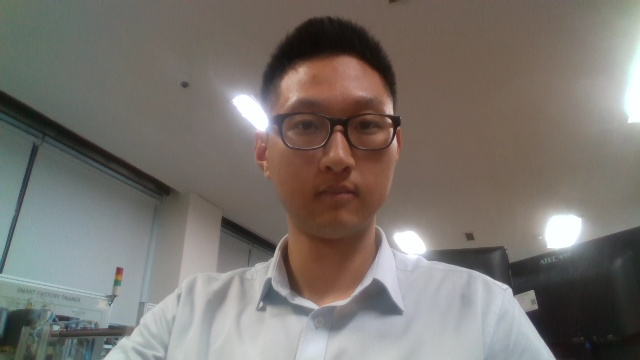
#> input picture class01/mini-project/02_Gong&Lee/images/Gong.jpg, 640 x 360 px, given in place of the camera
$ python opencv.py
#> lines starting #> are read from the running program, lines starting #| are printed output that depends on the picture; after the words box and inside, x2 and y2 are one past the last pixel; in counts of white or black regions, pixels touching at a corner belong together
import cv2
import numpy as np

# 카메라를 엽니다.
cap = cv2.VideoCapture(0)  # 0은 기본 카메라를 의미합니다. 만약 다른 카메라를 사용하려면 숫자를 바꿔주세요.

while True:
    # 카메라로부터 프레임을 읽어옵니다.
    ret, frame = cap.read()
#> frame is the input picture: shape (360, 640, 3); mean B, G, R 109.6, 115.1, 120.8

    # 프레임이 올바르게 읽어와졌는지 확인합니다.
    if not ret:
        print("카메라에서 프레임을 읽지 못했습니다. 종료합니다.")
        break

    # 회색조 이미지로 변환합니다.
    gray = cv2.cvtColor(frame, cv2.COLOR_BGR2GRAY)
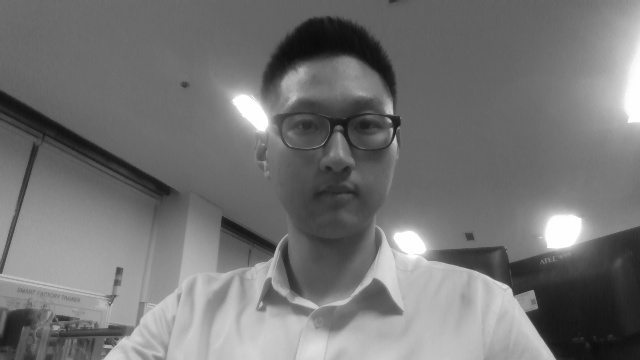
#> gray: shape (360, 640); min 10, max 255, mean 116.2

    # 원 검출을 위한 Hough 변환을 적용합니다.
    circles = cv2.HoughCircles(gray, cv2.HOUGH_GRADIENT, 1, 50,
                               param1=150, param2=40, minRadius=50, maxRadius=150)
#> circles = None

    # 검출된 원이 있을 경우에만 그리기 작업을 수행합니다.
    if circles is not None:
        circles = circles.round().astype("int")
        for (x, y, r) in circles[0]:
            # 원 주변에 원을 그립니다.
            cv2.circle(frame, (x, y), r, (0, 255, 0), 2)

    # 선도 검출을 위해 Canny 엣지 검출을 적용합니다.
    edges = cv2.Canny(gray, 50, 150)
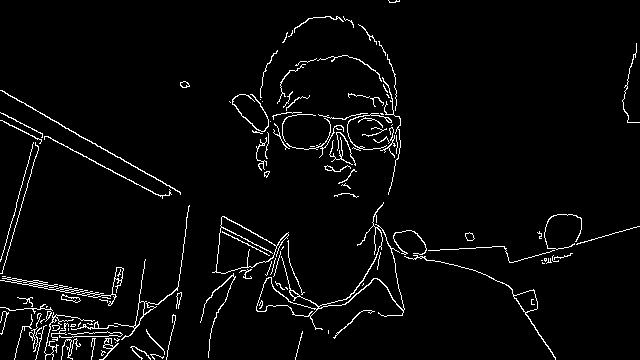
#> edges: shape (360, 640); 3.4% white in thin lines or dots

    # 블러를 적용하여 잡음 제거
    blurred = cv2.GaussianBlur(gray, (5, 5), 0)

    # 적응형 이진화를 통한 이미지 이진화
    _, thresh = cv2.threshold(blurred, 150, 255, cv2.THRESH_BINARY)
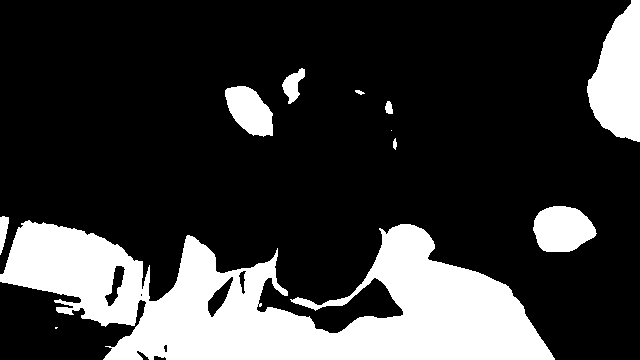
#> thresh: shape (360, 640); 22.2% white; 11 white regions (2 under 20 px)

    # 윤곽선 검출을 위해 이미지 복사본을 사용합니다.
    contours_img = thresh.copy()

    # 윤곽선 검출
    contours, _ = cv2.findContours(contours_img, cv2.RETR_EXTERNAL, cv2.CHAIN_APPROX_SIMPLE)
#> contours = 11 contours, 3 with area under 20; largest, box (x1, y1, x2, y2) and area: (0, 220, 555, 360) 41147, (587, 0, 640, 142) 5022, (533, 206, 597, 252) 2159, (225, 86, 273, 137) 1585, (282, 68, 305, 104) 386, (0, 216, 9, 255) 182, (385, 101, 393, 114) 62, (393, 138, 397, 150) 22

    # 윤곽선을 화면에 그립니다.
    cv2.drawContours(frame, contours, -1, (255, 0, 0), 3)
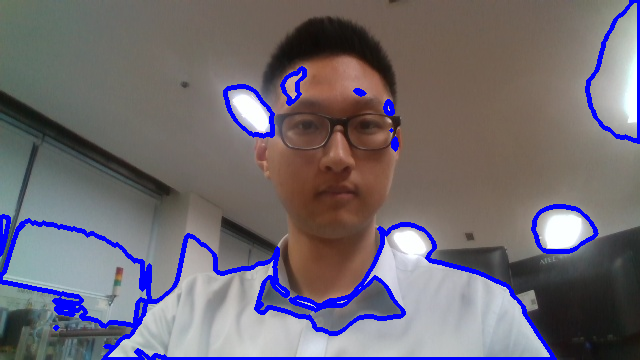
#> frame: shape (360, 640, 3); 5.55% of pixels changed, all inside (x1, y1, x2, y2) = (0, 0, 640, 360)

    # 선도를 이용하여 선을 그려줍니다.
    lines = cv2.HoughLinesP(edges, 1, np.pi / 150, 40, minLineLength=100, maxLineGap=10)
#> lines = [[1, 90, 180, 193], [3, 113, 162, 196], [510, 262, 639, 226], [20, 337, 130, 335], [0, 261, 35, 137], [375, 245, 480, 272], [12, 237, 42, 135], [0, 90, 115, 156]]
    if lines is not None:
        for line in lines:
            x1, y1, x2, y2 = line[0]
            cv2.line(frame, (x1, y1), (x2, y2), (0, 0, 255), 2)
#> this loop made 8 passes
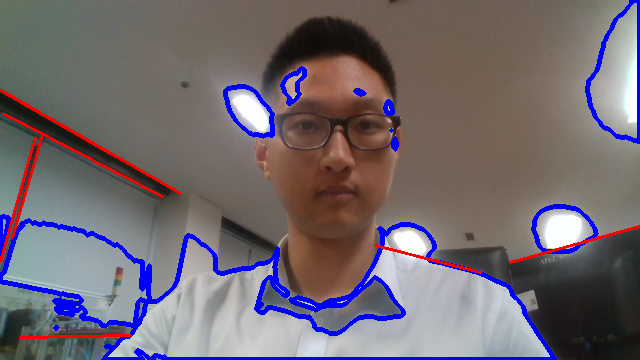
#> frame: shape (360, 640, 3); 1.22% of pixels changed, all inside (x1, y1, x2, y2) = (0, 89, 640, 339)

    # 화면에 프레임을 표시합니다.
    cv2.imshow('Circle Detection', frame)

    # 'q' 키를 누르면 루프를 종료합니다.
    if cv2.waitKey(1) & 0xFF == ord('q'):
#> (key q is pressed here)
        break

# 모든 작업이 끝나면 객체들을 해제합니다.
cap.release()
cv2.destroyAllWindows()

$ run again, on class01/mini-project/02_Gong&Lee/images/Lee.jpg
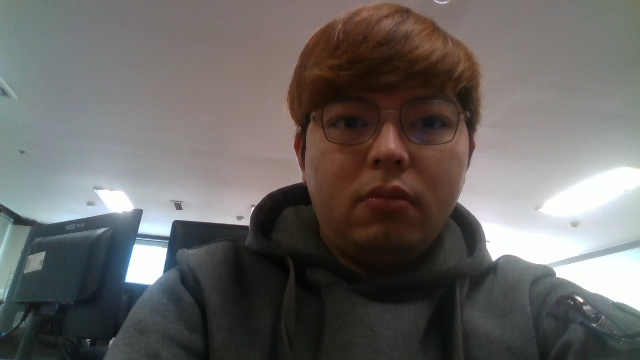
#> input picture class01/mini-project/02_Gong&Lee/images/Lee.jpg, 640 x 360 px, given in place of the camera
#> frame is the input picture: shape (360, 640, 3); mean B, G, R 99.5, 101.7, 104.8
#> circles = None
#> `edges = cv2.Canny(gray, 50, 150)`:
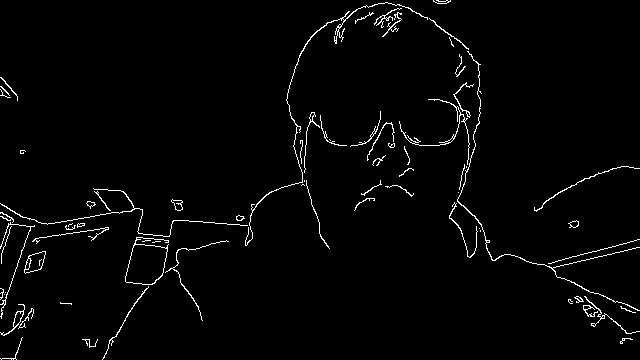
#> edges: shape (360, 640); 2.1% white in thin lines or dots
#> thresh: shape (360, 640); 17.7% white; 10 white regions (2 under 20 px)
#> contours = 10 contours, 3 with area under 20; largest, box (x1, y1, x2, y2) and area: (458, 127, 640, 313) 24580, (0, 145, 276, 236) 13124, (125, 238, 168, 286) 1491, (0, 225, 17, 298) 570, (0, 77, 17, 99) 68, (484, 115, 499, 125) 31, (434, 0, 448, 4) 22
#> `cv2.drawContours(frame, contours, -1, (255, 0, 0), 3)`:
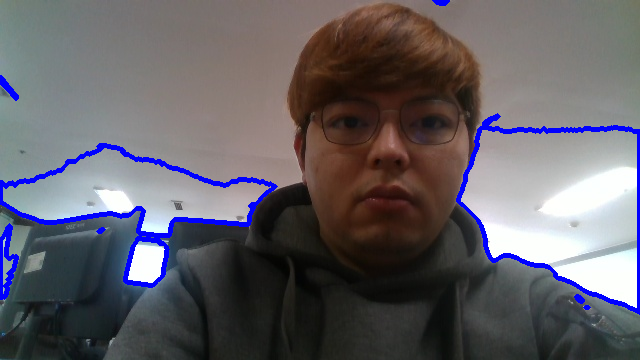
#> frame: shape (360, 640, 3); 3.38% of pixels changed, all inside (x1, y1, x2, y2) = (0, 0, 640, 315)
#> lines = None

$ run again, on class01/mini-project/02_Gong&Lee/images/Shin.jpg
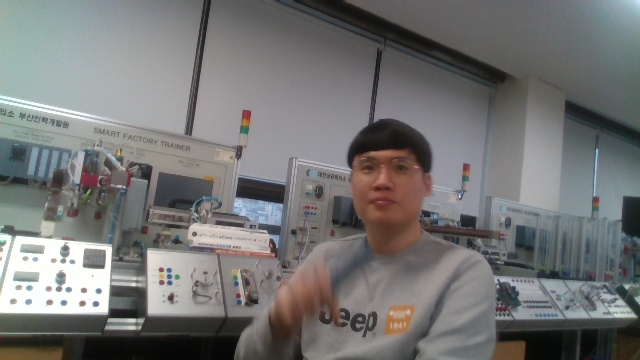
#> input picture class01/mini-project/02_Gong&Lee/images/Shin.jpg, 640 x 360 px, given in place of the camera
#> frame is the input picture: shape (360, 640, 3); mean B, G, R 116.2, 116.8, 116.8
#> `circles = cv2.HoughCircles(gray, cv2.HOUGH_GRADIENT, 1, 50, param1=150..`: circles = [[156.5, 230.5, 104.3], [60.5, 206.5, 94.3], [203.5, 210.5, 78.9], [148.5, 172.5, 85.6], [166.5, 314.5, 76.8]]
#> `circles = circles.round().astype("int")`: circles = [[156, 230, 104], [60, 206, 94], [204, 210, 79], [148, 172, 86], [166, 314, 77]]
#> the loop `for (x, y, r) in circles[0]:` made 5 passes
#> `edges = cv2.Canny(gray, 50, 150)`:
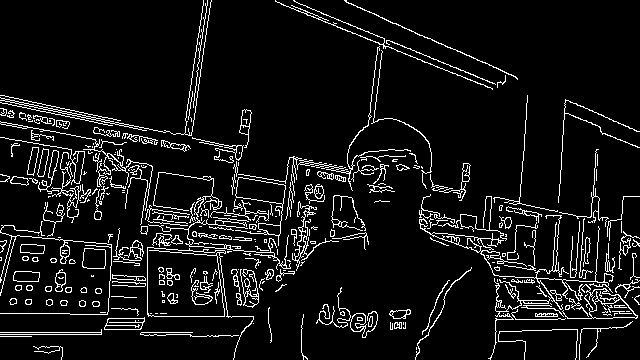
#> edges: shape (360, 640); 8% white in thin lines or dots
#> thresh: shape (360, 640); 22.1% white; 65 white regions (35 under 20 px)
#> contours = 64 contours, 37 with area under 20; largest, box (x1, y1, x2, y2) and area: (0, 0, 191, 183) 22792, (0, 210, 145, 315) 9344, (214, 116, 349, 181) 3755, (147, 249, 216, 315) 3387, (494, 133, 560, 212) 2526
#> lines = 23 rows, first 6: [0, 97, 175, 134], [344, 0, 516, 77], [0, 100, 145, 130], [283, 5, 492, 88], [529, 319, 637, 317], [143, 208, 280, 225]
#> the loop `for line in lines:` made 23 passes
#> after the loop `for line in lines:`:
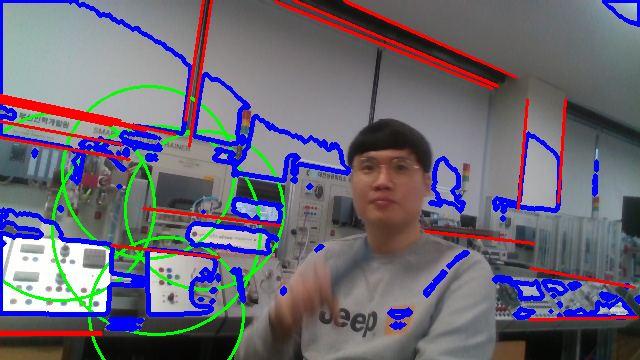
#> frame: shape (360, 640, 3); mean B, G, R 116.9, 103.6, 106.7
